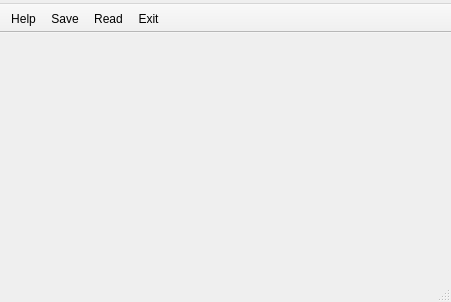
<?xml version="1.0" encoding="UTF-8"?>
<ui version="4.0">
 <class>MainWindow</class>
 <widget class="QMainWindow" name="MainWindow">
  <property name="windowModality">
   <enum>Qt::NonModal</enum>
  </property>
  <property name="geometry">
   <rect>
    <x>0</x>
    <y>0</y>
    <width>451</width>
    <height>302</height>
   </rect>
  </property>
  <property name="sizePolicy">
   <sizepolicy hsizetype="Expanding" vsizetype="Expanding">
    <horstretch>0</horstretch>
    <verstretch>0</verstretch>
   </sizepolicy>
  </property>
  <property name="windowTitle">
   <string>MainWindow</string>
  </property>
  <widget class="QWidget" name="centralwidget">
   <property name="sizePolicy">
    <sizepolicy hsizetype="Minimum" vsizetype="Minimum">
     <horstretch>0</horstretch>
     <verstretch>0</verstretch>
    </sizepolicy>
   </property>
   <layout class="QVBoxLayout" name="verticalLayout">
    <item>
     <widget class="StatusWidget" name="statusWidget_1" native="true">
      <property name="sizePolicy">
       <sizepolicy hsizetype="Minimum" vsizetype="Minimum">
        <horstretch>0</horstretch>
        <verstretch>0</verstretch>
       </sizepolicy>
      </property>
      <property name="minimumSize">
       <size>
        <width>10</width>
        <height>0</height>
       </size>
      </property>
      <property name="styleSheet">
       <string notr="true"/>
      </property>
     </widget>
    </item>
    <item>
     <widget class="StatusWidget" name="statusWidget_2" native="true">
      <property name="sizePolicy">
       <sizepolicy hsizetype="Minimum" vsizetype="Minimum">
        <horstretch>0</horstretch>
        <verstretch>0</verstretch>
       </sizepolicy>
      </property>
      <property name="minimumSize">
       <size>
        <width>10</width>
        <height>0</height>
       </size>
      </property>
      <property name="styleSheet">
       <string notr="true"/>
      </property>
     </widget>
    </item>
    <item>
     <widget class="StatusWidget" name="statusWidget_3" native="true">
      <property name="sizePolicy">
       <sizepolicy hsizetype="Minimum" vsizetype="Minimum">
        <horstretch>0</horstretch>
        <verstretch>0</verstretch>
       </sizepolicy>
      </property>
      <property name="minimumSize">
       <size>
        <width>10</width>
        <height>0</height>
       </size>
      </property>
      <property name="styleSheet">
       <string notr="true"/>
      </property>
     </widget>
    </item>
    <item>
     <widget class="StatusWidget" name="statusWidget_4" native="true">
      <property name="sizePolicy">
       <sizepolicy hsizetype="Minimum" vsizetype="Minimum">
        <horstretch>0</horstretch>
        <verstretch>0</verstretch>
       </sizepolicy>
      </property>
      <property name="minimumSize">
       <size>
        <width>10</width>
        <height>0</height>
       </size>
      </property>
      <property name="styleSheet">
       <string notr="true"/>
      </property>
     </widget>
    </item>
   </layout>
  </widget>
  <widget class="QMenuBar" name="menubar">
   <property name="geometry">
    <rect>
     <x>0</x>
     <y>0</y>
     <width>451</width>
     <height>21</height>
    </rect>
   </property>
   <widget class="QMenu" name="menuHelp">
    <property name="title">
     <string/>
    </property>
   </widget>
   <addaction name="menuHelp"/>
  </widget>
  <widget class="QStatusBar" name="statusbar"/>
  <widget class="QToolBar" name="toolBar">
   <property name="windowTitle">
    <string>toolBar</string>
   </property>
   <property name="movable">
    <bool>false</bool>
   </property>
   <attribute name="toolBarArea">
    <enum>TopToolBarArea</enum>
   </attribute>
   <attribute name="toolBarBreak">
    <bool>false</bool>
   </attribute>
   <addaction name="actionHelp"/>
   <addaction name="actionSave"/>
   <addaction name="actionRead"/>
   <addaction name="actionExit"/>
  </widget>
  <action name="actionHelp">
   <property name="text">
    <string>Help</string>
   </property>
  </action>
  <action name="actionSave">
   <property name="text">
    <string>Save</string>
   </property>
   <property name="toolTip">
    <string>Save Settings</string>
   </property>
  </action>
  <action name="actionRead">
   <property name="text">
    <string>Read</string>
   </property>
   <property name="toolTip">
    <string>Read Settings</string>
   </property>
  </action>
  <action name="actionExit">
   <property name="text">
    <string>Exit</string>
   </property>
   <property name="toolTip">
    <string>Exit</string>
   </property>
  </action>
 </widget>
 <customwidgets>
  <customwidget>
   <class>StatusWidget</class>
   <extends>QWidget</extends>
   <header>statuswidget</header>
   <container>1</container>
  </customwidget>
 </customwidgets>
 <resources/>
 <connections/>
</ui>
